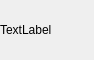
<?xml version="1.0" encoding="UTF-8"?>
<ui version="4.0">
 <class>CoordinateToolTip</class>
 <widget class="QWidget" name="CoordinateToolTip">
  <property name="geometry">
   <rect>
    <x>0</x>
    <y>0</y>
    <width>94</width>
    <height>60</height>
   </rect>
  </property>
  <property name="windowTitle">
   <string>CoordinateToolTip</string>
  </property>
  <widget class="QLabel" name="coordinate_label">
   <property name="geometry">
    <rect>
     <x>0</x>
     <y>0</y>
     <width>80</width>
     <height>60</height>
    </rect>
   </property>
   <property name="text">
    <string>TextLabel</string>
   </property>
  </widget>
 </widget>
 <resources/>
 <connections/>
</ui>
